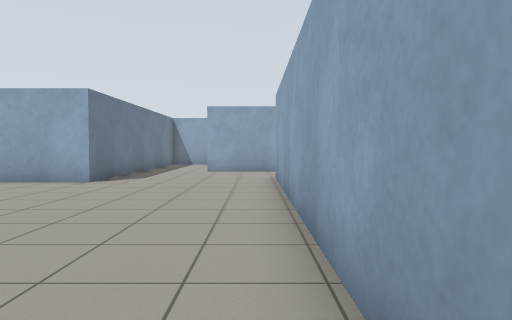
View 1 (above)

18 first-person views from a walk through a Gazebo world. The camera is 0.94 m above the floor, tilts 2° down and sees 70° across. The floor is counted in squares, 1 m on a side. Each view is taken from the middle of a square. On the plan, view 1 faces up. The plan holds only what a view shows up to about 13 squares ahead; the rest is blank.

View 2
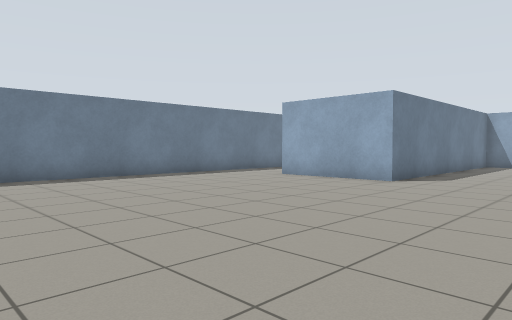

View 3
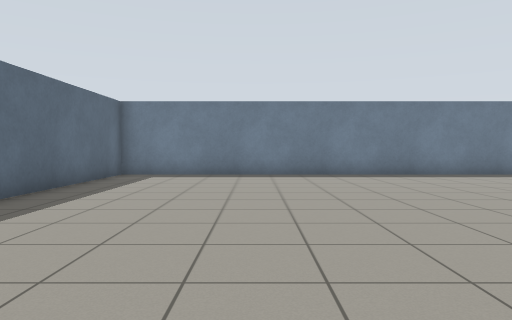

View 4
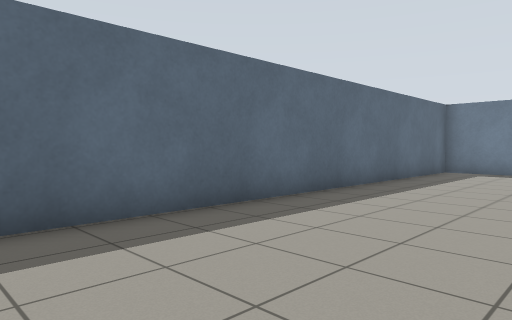

View 5
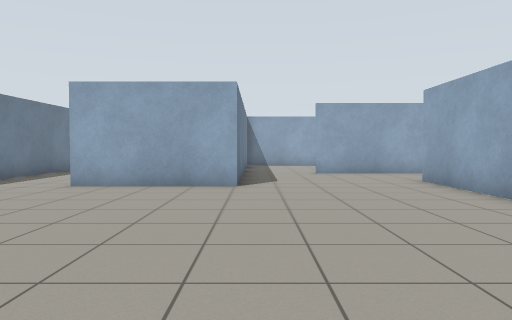

View 6
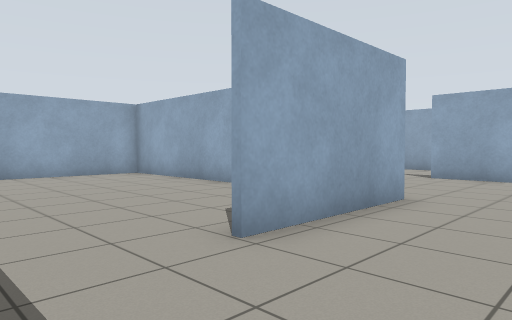

View 7
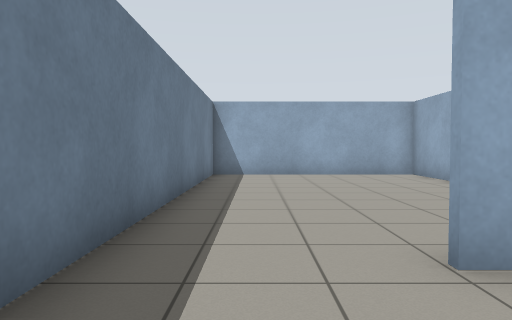

View 8
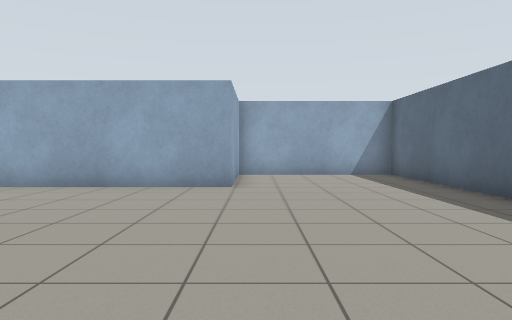

View 9
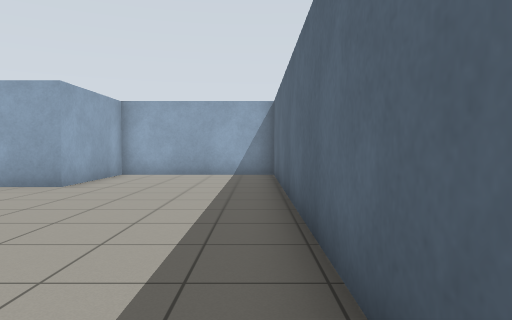

View 10
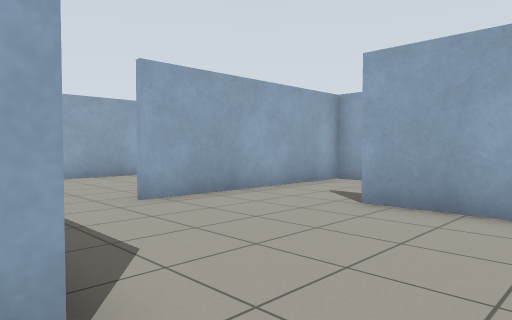

View 11
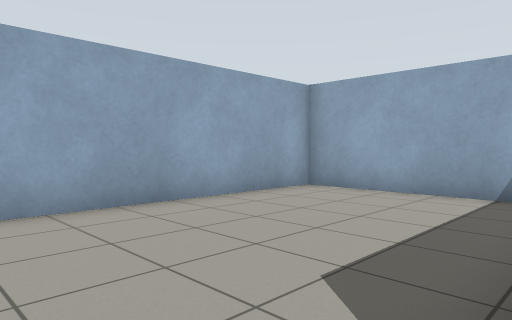

View 12
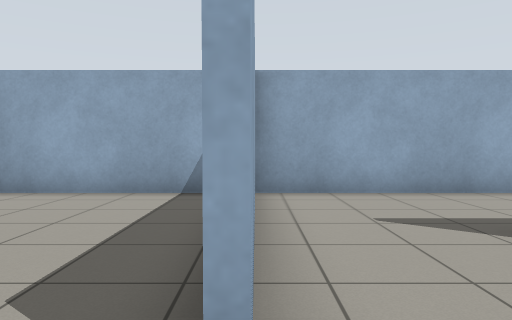

View 13
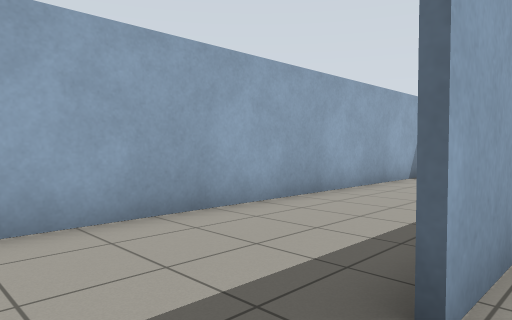

View 14
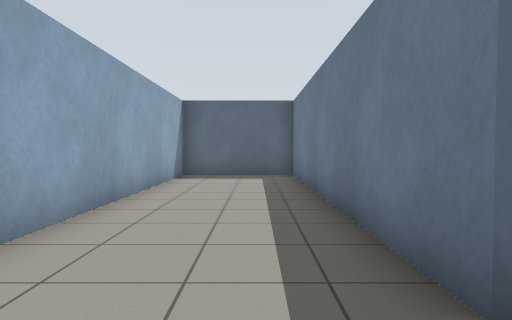

View 15
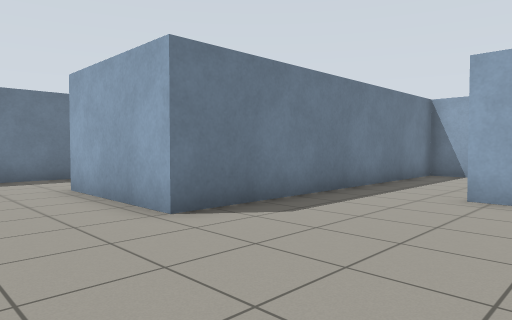

View 16
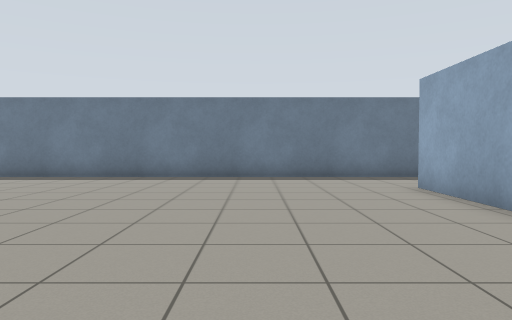

View 17
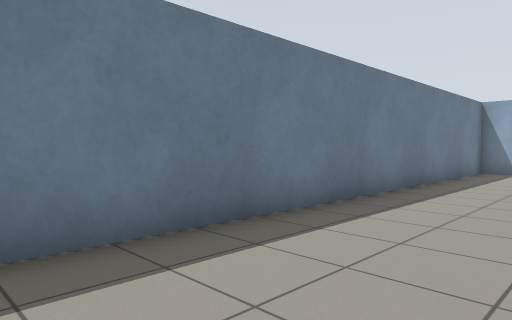

View 18
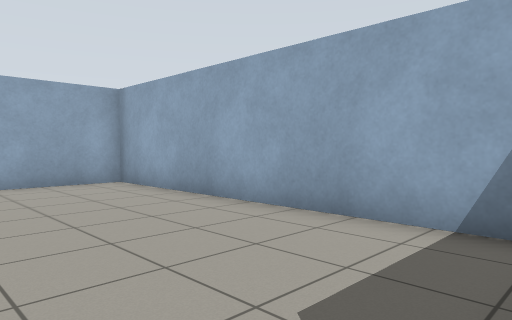

### Floor plan
Ten units are one square. View 1 is at (0, 0); x grows to the right and y downward. Boxes are objects, and circles mark ways between rooms. Rooms are numbered by the first view taken in them; rooms with no view inside come last. Other rooms are left out.
<svg viewBox="-120 -201 170 252">
<path fill="none" stroke="#000" d="M-46 -108 -46 -196M-45 -135 -45 -98 -85 -98M6 -140 -19 -140M-40 -196 -115 -196 -115 46 45 46 45 -6 6 -6 6 -111M45 -150 45 -196 -40 -196M-45 -196 -45 -135M7 -111 7 -7 45 -7 45 -140 6 -140"/>
<circle cx="-25" cy="-140" r="3" fill="#2a7"/>
<circle cx="10" cy="-125" r="3" fill="#2a7"/>
<text x="-50" y="-60">1</text>
<text x="0" y="-170">2</text>
<text x="30" y="-80">3</text>
</svg>
Room 1 opens to room 2. Room 1 opens to room 3.

Where each view was taken, in squares from view 1:
view 1: 0 up, 0 right, facing up
view 2: 0 up, 0 right, facing up-left
view 3: 0 up, 1 right, facing left
view 4: 0 up, 3 right, facing down-left
view 5: 1 up, 4 left, facing up
view 6: 7 up, 11 left, facing up-right
view 7: 7 up, 10 left, facing up
view 8: 0 up, 8 left, facing right
view 9: 4 down, 8 left, facing right
view 10: 8 up, 5 left, facing up-right
view 11: 14 up, 3 left, facing up-right
view 12: 14 up, 3 left, facing right
view 13: 13 up, 0 right, facing down-right
view 14: 13 up, 2 right, facing down
view 15: 7 up, 0 right, facing up-left
view 16: 6 up, 0 right, facing left
view 17: 5 up, 8 left, facing up-left
view 18: 10 up, 9 left, facing up-right
